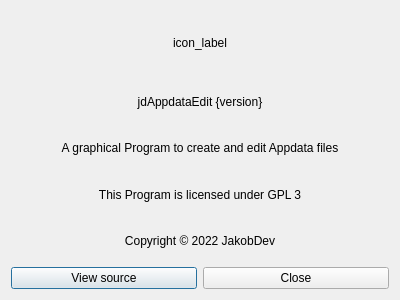
<?xml version="1.0" encoding="UTF-8"?>
<ui version="4.0">
 <class>AboutWindow</class>
 <widget class="QDialog" name="AboutWindow">
  <property name="geometry">
   <rect>
    <x>0</x>
    <y>0</y>
    <width>400</width>
    <height>300</height>
   </rect>
  </property>
  <property name="windowTitle">
   <string>About</string>
  </property>
  <layout class="QVBoxLayout" name="verticalLayout">
   <item>
    <widget class="QLabel" name="icon_label">
     <property name="sizePolicy">
      <sizepolicy hsizetype="Preferred" vsizetype="Preferred">
       <horstretch>0</horstretch>
       <verstretch>0</verstretch>
      </sizepolicy>
     </property>
     <property name="minimumSize">
      <size>
       <width>64</width>
       <height>64</height>
      </size>
     </property>
     <property name="text">
      <string notr="true">icon_label</string>
     </property>
     <property name="alignment">
      <set>Qt::AlignCenter</set>
     </property>
    </widget>
   </item>
   <item>
    <widget class="QLabel" name="version_label">
     <property name="text">
      <string notr="true">jdAppdataEdit {version}</string>
     </property>
     <property name="alignment">
      <set>Qt::AlignCenter</set>
     </property>
    </widget>
   </item>
   <item>
    <widget class="QLabel" name="label">
     <property name="text">
      <string>A graphical Program to create and edit Appdata files</string>
     </property>
     <property name="alignment">
      <set>Qt::AlignCenter</set>
     </property>
    </widget>
   </item>
   <item>
    <widget class="QLabel" name="label_2">
     <property name="text">
      <string>This Program is licensed under GPL 3</string>
     </property>
     <property name="alignment">
      <set>Qt::AlignCenter</set>
     </property>
    </widget>
   </item>
   <item>
    <widget class="QLabel" name="label_3">
     <property name="text">
      <string notr="true">Copyright © 2022 JakobDev</string>
     </property>
     <property name="alignment">
      <set>Qt::AlignCenter</set>
     </property>
    </widget>
   </item>
   <item>
    <layout class="QHBoxLayout" name="horizontalLayout">
     <item>
      <widget class="QPushButton" name="view_source_button">
       <property name="text">
        <string>View source</string>
       </property>
      </widget>
     </item>
     <item>
      <widget class="QPushButton" name="close_button">
       <property name="text">
        <string>Close</string>
       </property>
      </widget>
     </item>
    </layout>
   </item>
  </layout>
 </widget>
 <resources/>
 <connections/>
</ui>
